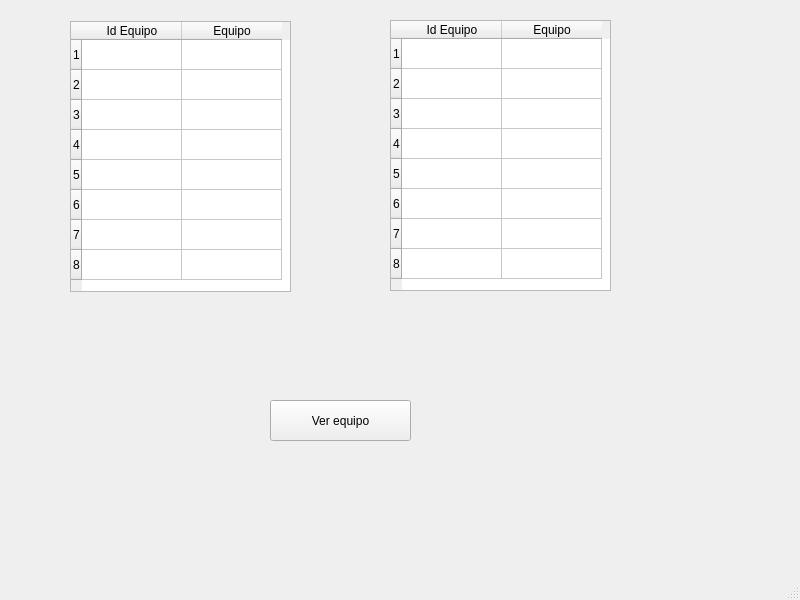
<?xml version="1.0" encoding="UTF-8"?>
<ui version="4.0">
 <class>Grupos</class>
 <widget class="QMainWindow" name="Grupos">
  <property name="geometry">
   <rect>
    <x>0</x>
    <y>0</y>
    <width>800</width>
    <height>600</height>
   </rect>
  </property>
  <property name="windowTitle">
   <string>MainWindow</string>
  </property>
  <widget class="QWidget" name="centralwidget">
   <widget class="QTableWidget" name="tbGrupoA">
    <property name="geometry">
     <rect>
      <x>70</x>
      <y>21</y>
      <width>221</width>
      <height>271</height>
     </rect>
    </property>
    <property name="rowCount">
     <number>8</number>
    </property>
    <property name="columnCount">
     <number>2</number>
    </property>
    <row/>
    <row/>
    <row/>
    <row/>
    <row/>
    <row/>
    <row/>
    <row/>
    <column>
     <property name="text">
      <string>Id Equipo</string>
     </property>
    </column>
    <column>
     <property name="text">
      <string>Equipo</string>
     </property>
    </column>
   </widget>
   <widget class="QPushButton" name="btnVerGrupoA">
    <property name="geometry">
     <rect>
      <x>270</x>
      <y>400</y>
      <width>141</width>
      <height>41</height>
     </rect>
    </property>
    <property name="text">
     <string>Ver equipo</string>
    </property>
   </widget>
   <widget class="QTableWidget" name="tbGrupoB">
    <property name="geometry">
     <rect>
      <x>390</x>
      <y>20</y>
      <width>221</width>
      <height>271</height>
     </rect>
    </property>
    <property name="rowCount">
     <number>8</number>
    </property>
    <row/>
    <row/>
    <row/>
    <row/>
    <row/>
    <row/>
    <row/>
    <row/>
    <column>
     <property name="text">
      <string>Id Equipo</string>
     </property>
    </column>
    <column>
     <property name="text">
      <string>Equipo</string>
     </property>
    </column>
   </widget>
  </widget>
  <widget class="QMenuBar" name="menubar">
   <property name="geometry">
    <rect>
     <x>0</x>
     <y>0</y>
     <width>800</width>
     <height>21</height>
    </rect>
   </property>
  </widget>
  <widget class="QStatusBar" name="statusbar"/>
 </widget>
 <resources/>
 <connections/>
</ui>
